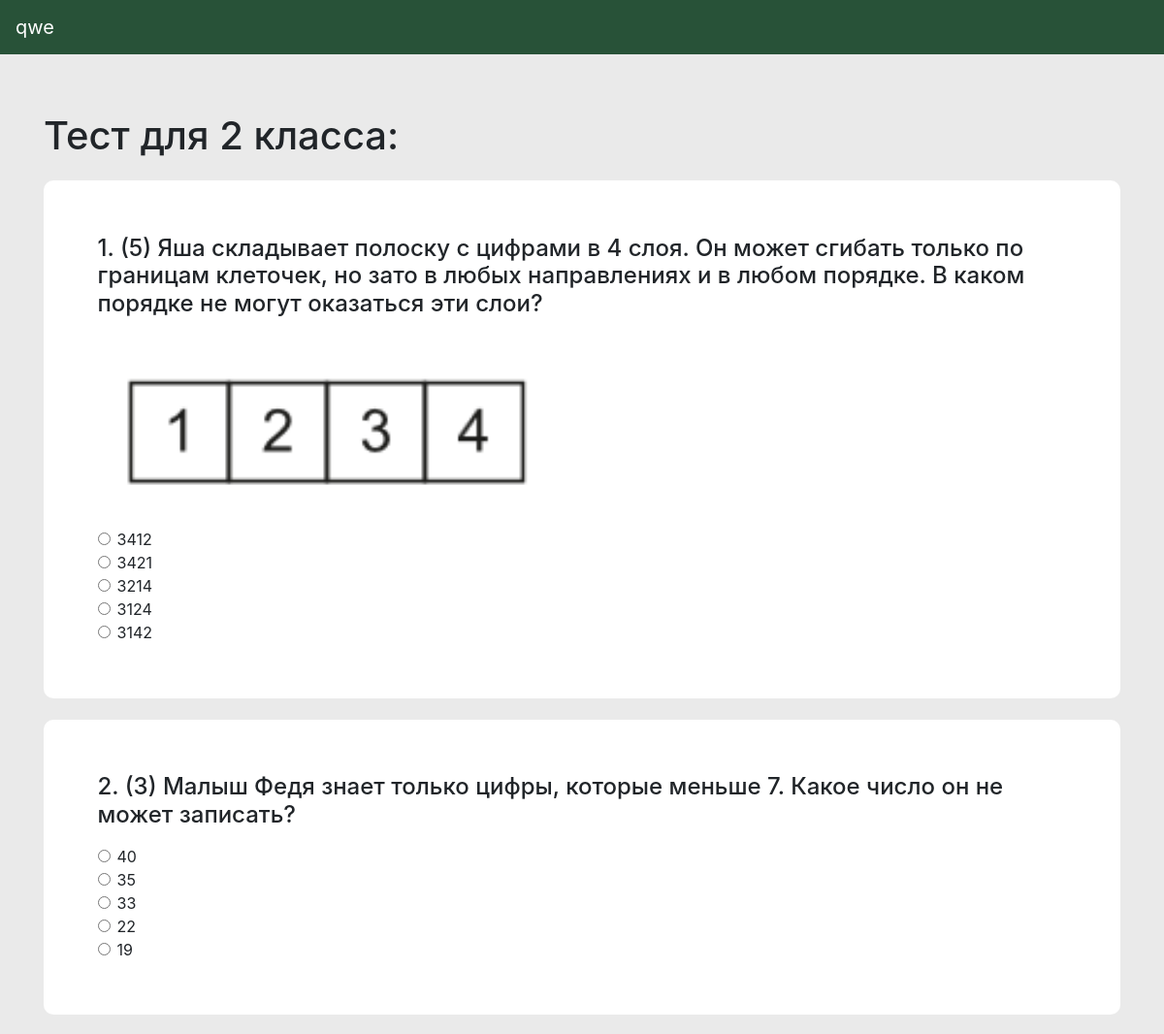
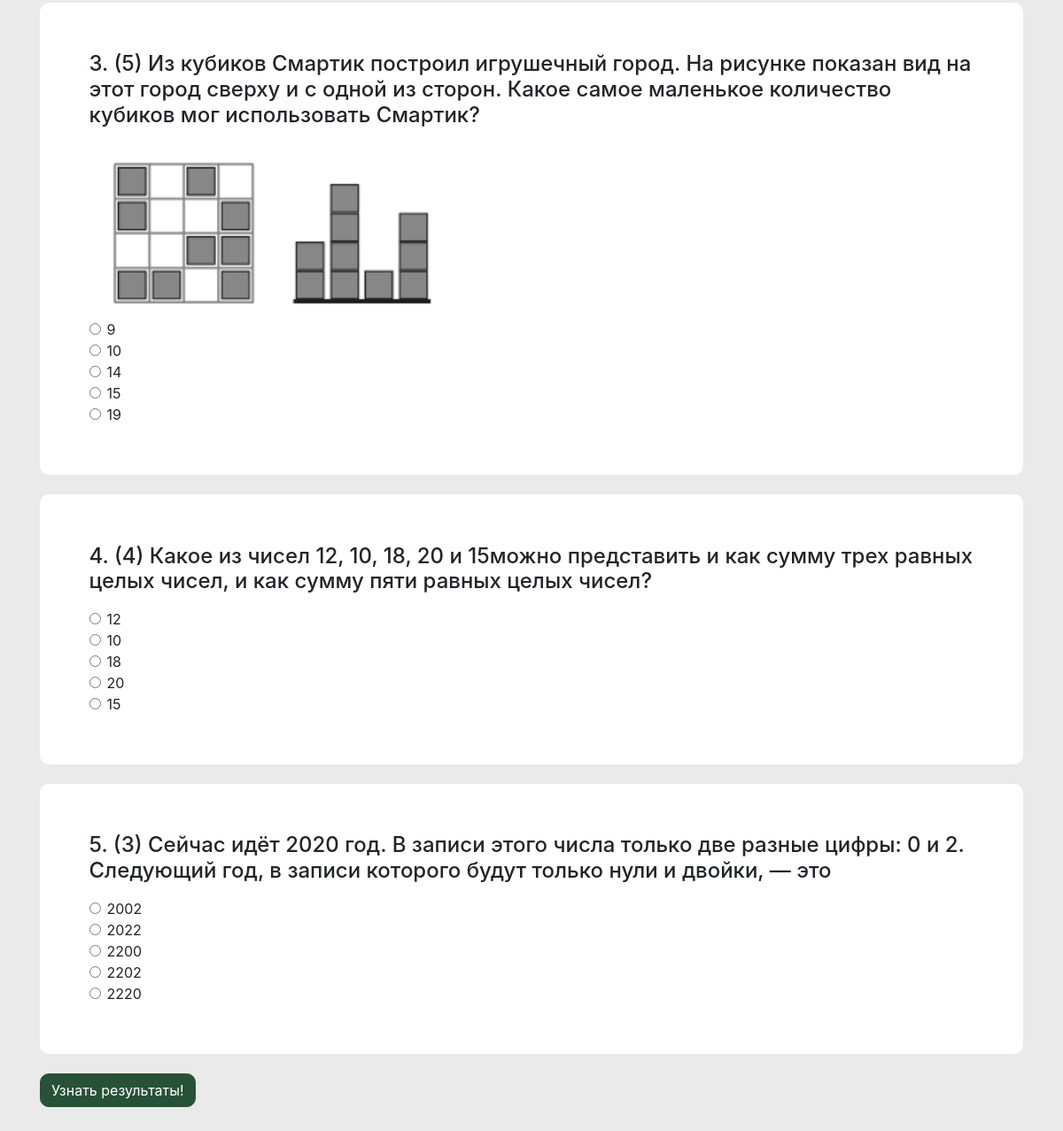
The app's page /test/2 with its own data (2 pictures, top to bottom).
### data/__all_models.py (models this page shows)
class Question(SqlAlchemyBase):
    __tablename__ = "questions"
    id = Column(Integer, primary_key=True, autoincrement=True)
    id_class = Column(Integer, ForeignKey('classes.id'))
    text = Column(Text)
    image = Column(String)
    points = Column(Integer)

class Answer(SqlAlchemyBase):
    __tablename__ = "answers"
    id = Column(Integer, primary_key=True, autoincrement=True)
    id_question = Column(Integer, ForeignKey('questions.id'))
    body = Column(String)
    status = Column(Boolean)

### pages/main_page.py (the view, shortened to what this page needs)
@blueprint.route('/test/<string:_class>', methods=['GET', 'POST'])
def test(_class):
    global questions, answers
    if request.method == 'GET':
        db_sess = db_session.create_session()
        n = db_sess.query(Class).filter(Class.number == _class).first().id
        try:
            questions = random.sample((db_sess.query(Question).filter(Question.id_class == n).all()), k=5)
            answers = db_sess.query(Answer).filter(Answer.id_question.in_(list(q.id for q in questions))).all()
        except:
            return render_template('registration.html', title="Выбор класса")
        db_sess.commit()
        return render_template('test.html', title="Тест", _class=_class, test=questions, answers=answers)

### data/db_session.py (called while the page is built)
def create_session() -> Session:
    global __factory
    return __factory()

### templates/test.html
{% extends "base.html" %}
{% block content %}
<h1>Тест для {{_class}} класса:</h1>
<form method="post">
{% for d in test %}
    <div class="question">
        <label><h4>{{loop.index}}. ({{d.points}}) {{d.text}}</h4></label>
        {% if d.image %}
        <br><img src="../static/{{d.image}}" alt="{{d.image}}">
        {% endif %}
        {% set i = loop.index %}
        {% for answ in answers if answ.id_question == d.id %}
        <div class="form-check">
            {% set j = loop.index %}
            <input class="form-check-input custom-radio" type="radio" name="{{i}}" id="radio{{j}}" value="{{answ.id}}">
            <label class="form-check-label" for="radio{{j}}">{{answ.body}}</label>
        </div>
        {% endfor %}
    </div>
{% endfor %}
<button type="submit" class="btn btn-primary">Узнать результаты!</button>
</form>
{% endblock %}

### templates/base.html (shortened to what this page needs)
<!DOCTYPE html>
<html lang="en">
<head>
    <link rel="stylesheet"
          href="https://stackpath.bootstrapcdn.com/bootstrap/4.4.1/css/bootstrap.min.css"
>
    <link href="{{ url_for('static', filename='style.css')}}" rel="stylesheet">
</head>
<body>
<header>
    <nav class="navbar navbar-expand-lg navbar-dark">
        <a class="navbar-brand" href="/">qwe</a>
    </nav>
</header>
<main role="main" class="container">
    {% block content %}{% endblock %}
</main>
</body>
</html>

### static/style.css (style rules this page uses)
:root { --platinum: #eaeaea; --purple: #893168; --dark-purple: #4a1942; --dark-purple2: #2e1c2b; --nice-black: #050404; --green: #285238; --olive: #34403a; }
.navbar { background-color: var(--green); }
body { background-color: var(--platinum); }
main { margin-top: 5%; margin-bottom: 5%; }
img { height: 200px; }
.question { background-color: white; margin-top: 2%; margin-bottom: 2%; padding: 5%; border-radius: 10px; }
.btn-primary, .btn-primary:focus { background-color: var(--green); border-color: var(--green); box-shadow: none; border-radius: 10px; }

### records on screen
Question: points "5", text "Яша складывает полоску с цифрами в 4 слоя. Он может сгибать только по границам клеточек, но зато в любых направлениях и в любом порядке. В каком порядке не могут оказаться эти слои?", image (picture)
Answer: body "3412"
Answer: body "3421"
Answer: body "3214"
Answer: body "3124"
Answer: body "3142"
Question: points "3", text "Малыш Федя знает только цифры, которые меньше 7. Какое число он не может записать?"
Answer: body "40"
Answer: body "35"
Answer: body "33"
Answer: body "22"
Answer: body "19"
Question: points "5", text "Из кубиков Смартик построил игрушечный город. На рисунке показан вид на этот город сверху и с одной из сторон. Какое самое маленькое количество кубиков мог использовать Смартик?", image (picture)
Answer: body "9"
Answer: body "10"
Answer: body "14"
Answer: body "15"
Answer: body "19"
Question: points "4", text "Какое из чисел 12, 10, 18, 20 и 15можно представить и как сумму трех равных целых чисел, и как сумму пяти равных целых чисел?"
Answer: body "12"
Answer: body "10"
Answer: body "18"
Answer: body "20"
Answer: body "15"
Question: points "3", text "Сейчас идёт 2020 год. В записи этого числа только две разные цифры: 0 и 2. Следующий год, в записи которого будут только нули и двойки, — это"
Answer: body "2002"
Answer: body "2022"
Answer: body "2200"
Answer: body "2202"
Answer: body "2220"

### other values on screen
{{ _class }} "2"
